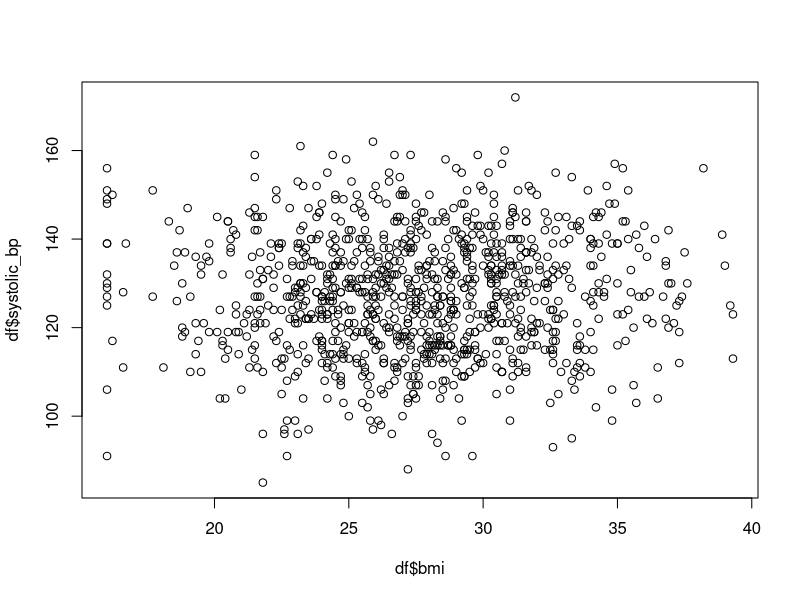
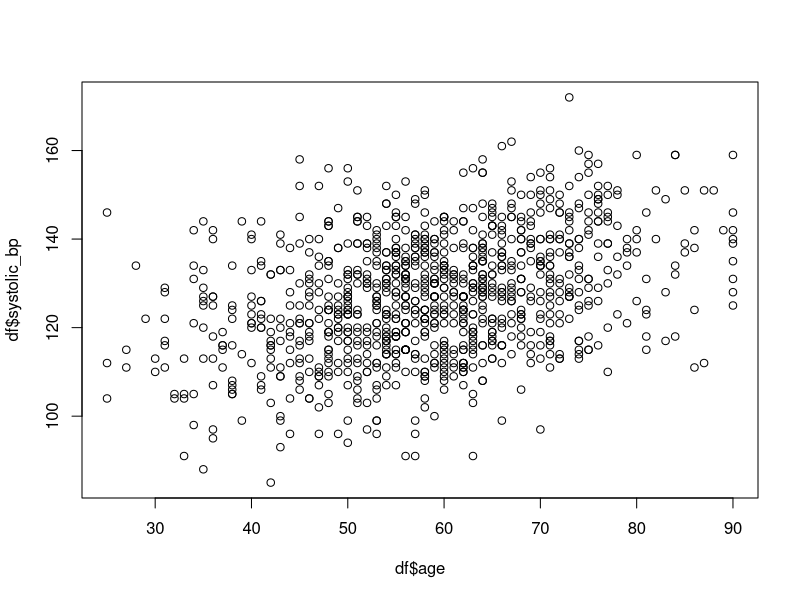
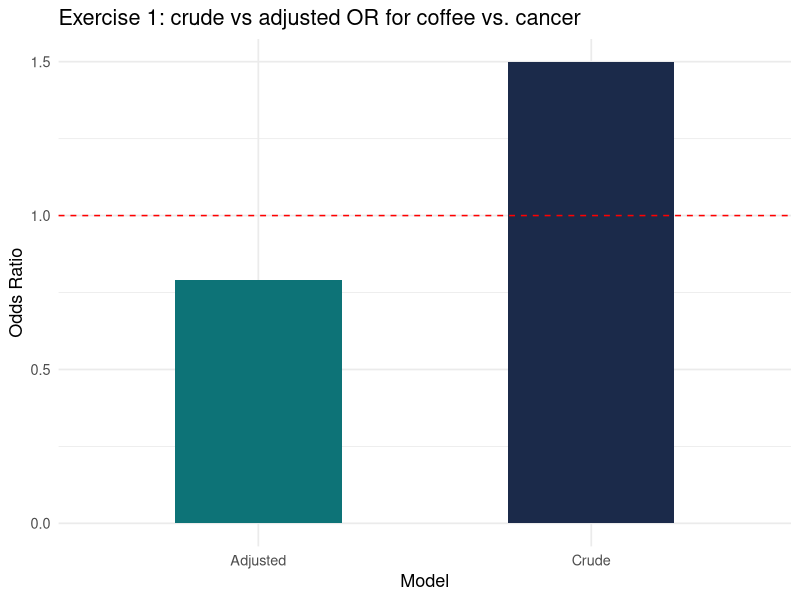
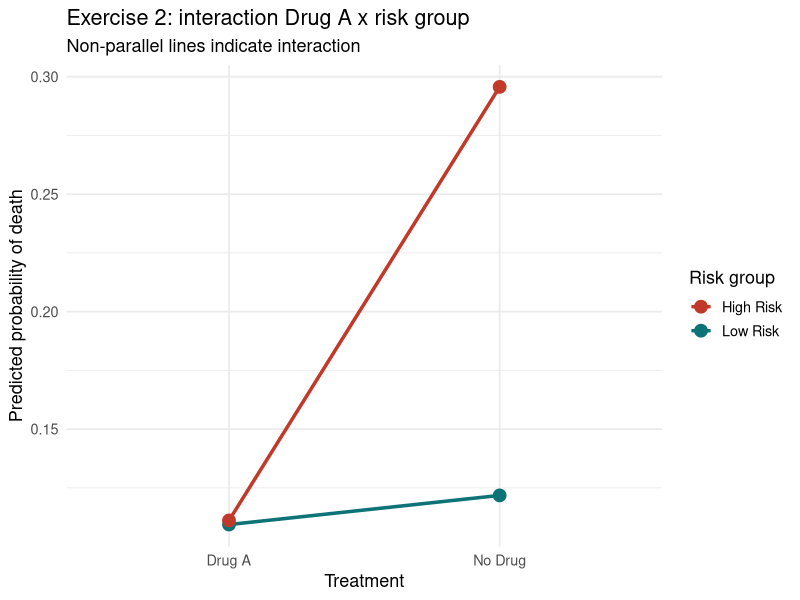
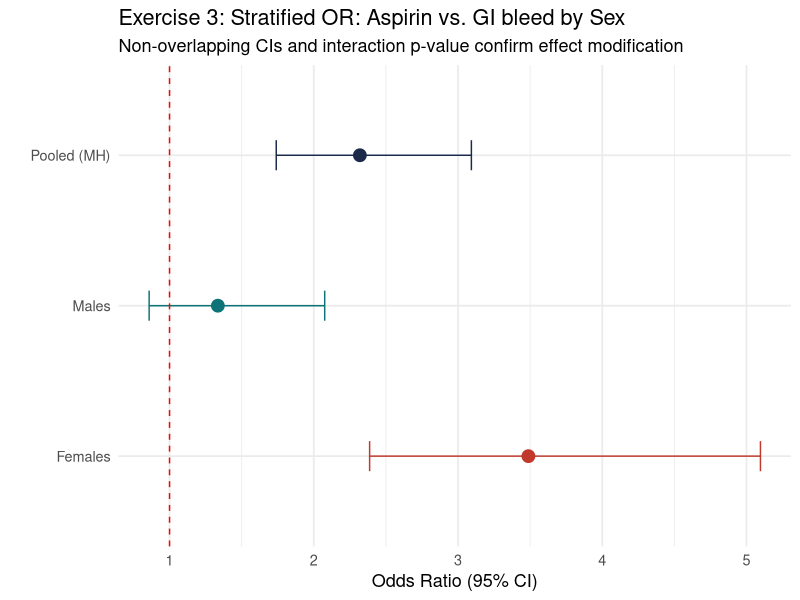
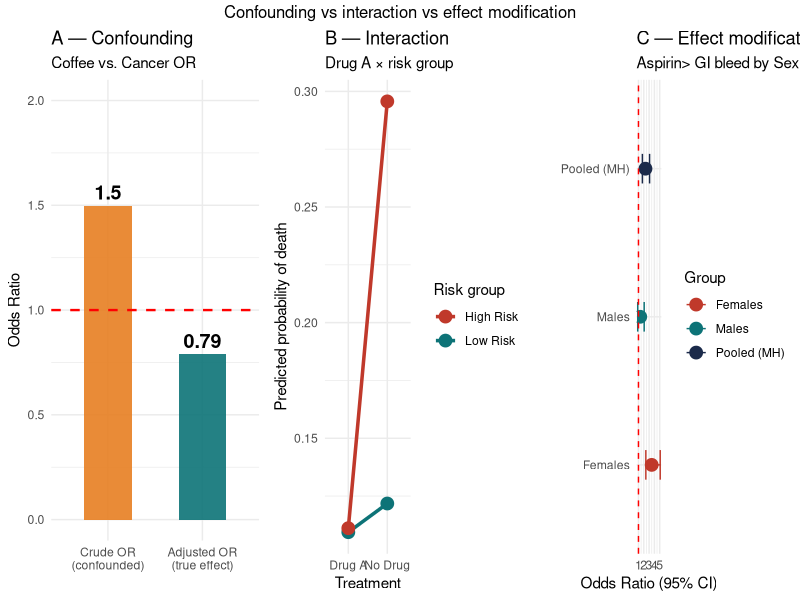

Reproduce these figures in R, in order.
# . . . 
# Author: Giulia N Baldrighi
# R EXERCISES: Confounding, interaction and effect modification
#  
# . . . 
# Packages needed:
#   install.packages(c("tidyverse", "epitools", "epiR", 
#                      "survival", "broom", "ggplot2"))
# 
# LEARNING OBJECTIVES:
#   - Check models' assumptions
#   - Understand linear model and logistic model interpretation
#   - Considering confounding and interaction
#   - Understand differences between regressors' effects
#   - Vizualise the effects
# . . . 

library(tidyverse)
library(epitools)
library(broom)
library(ggplot2)

set.seed(142)  # for reproducibility

# Pre exercise . . . . .. . . 

# Recap: linear model and logistic model 
n<- 1000


# Dataset from last time

# Creating treatment groups
# groups
group <- sample(c("Control", "Drug A", "Drug B"), n,
                replace = TRUE, prob = c(0.33, 0.33, 0.34))

# Demographics variables
age        <- round(rnorm(n, mean = 58, sd = 12))
age        <- pmax(pmin(age, 90), 25)   # clamp 25-90

sex        <- sample(c("Male", "Female"), n, replace = TRUE)

bmi        <- round(rnorm(n, mean = 27.5, sd = 4.5), 1)
bmi        <- pmax(pmin(bmi, 45), 16)

smoker     <- sample(c("Yes", "No", "Ex-smoker"), n,
                     replace = TRUE, prob = c(0.25, 0.55, 0.20))

# Comorbidities
diabetes   <- rbinom(n, 1, prob = ifelse(bmi > 30, 0.40, 0.15))
hypertension <- rbinom(n, 1,
                       prob = ifelse(age > 60, 0.55,
                                     ifelse(age > 45, 0.35, 0.15)))


# Continuous clinical variables (with group effect)
group_effect <- ifelse(group == "Drug A", -8,
                       ifelse(group == "Drug B", -14, 0))

systolic_bp  <- round(130 + group_effect * 0.6 +
                        (age - 58) * 0.4 +
                        diabetes * 8 +
                        rnorm(n, 0, 12))

diastolic_bp <- round(80 + group_effect * 0.3 +
                        rnorm(n, 0, 8))

ldl          <- round(130 + group_effect * 1.2 +
                        rnorm(n, 0, 25), 1)

hdl          <- round(50 - group_effect * 0.3 +
                        rnorm(n, 0, 10), 1)

hba1c        <- round(6.2 + diabetes * 1.8 +
                        (bmi - 27.5) * 0.05 +
                        rnorm(n, 0, 0.6), 1)

creatinine   <- round(abs(rnorm(n, 1.1, 0.25)), 2)

# Outcome
hospitalized <- rbinom(n, 1,
                       prob = plogis(-2 + 0.03 * (age - 58) +
                                       0.05 * diabetes +
                                       0.01 * (systolic_bp - 130) +
                                       ifelse(group == "Drug B", -0.5, 0)))

# Quality of life score (0-100)
qol_score <- round(70 + group_effect * 0.8 +
                     -0.3 * (age - 58) +
                     -5  * diabetes +
                     rnorm(n, 0, 10))
qol_score <- pmax(pmin(qol_score, 100), 0)


# here we have generated all the variables, now we can put all together in a dataset:

# Assemble dataset
df <- tibble(
  id            = 1:n,
  group         = factor(group, levels = c("Control", "Drug A", "Drug B")),
  age           = age,
  sex           = factor(sex),
  bmi           = bmi,
  smoker        = factor(smoker, levels = c("No", "Ex-smoker", "Yes")),
  diabetes      = factor(diabetes, labels = c("No", "Yes")),
  hypertension  = factor(hypertension, labels = c("No", "Yes")),
  systolic_bp   = systolic_bp,
  diastolic_bp  = diastolic_bp,
  ldl           = ldl,
  hdl           = hdl,
  hba1c         = hba1c,
  creatinine    = creatinine,
  qol_score     = qol_score,
  hospitalized  = factor(hospitalized, labels = c("No", "Yes"))
)

View(df)


# Recap
# modello lineare (var. outcome continua)


# y = systolic_bp
# x = bmi/age

# precheck sulla var. indipendente# per vedere se adotatre misure di correzione per deviazioni della distrib dalla normalità 
# o presenza di outlier

plot(df$bmi, df$systolic_bp)
plot(df$age, df$systolic_bp)

# normality check outcome (shapito test)
shapiro.test(df$systolic_bp)

# modello lineare
mod1 <- lm(systolic_bp ~ age, data=df)
summary(mod1)

tidy(mod1) |>
  mutate(across(where(is.numeric), \(x) round(x, 1000))) #|>
  #write.csv("mod1_lm_table.csv", row.names = FALSE)


# testiamo ora un modello logistico (var. binaria)
# attenzione alla categoria di riferiemnto

df$sex
df$diabetes

mod2 <- glm(diabetes ~ sex, data=df, family = binomial)
summary(mod2)

tidy(mod2, exponentiate = TRUE, conf.int = TRUE) |>
  mutate(across(where(is.numeric), \(x) round(x, 3))) #|>
 # write.csv("mod2_glm_table.csv", row.names = FALSE)


# . . . 
# EXERCISE 1: Detecting Confounding
# . . . 
# SCENARIO:
#   We study whether coffee drinking (E) is associated with
#   pancreatic cancer (O). Smoking (C) is a confounder:
#   smokers drink more coffee AND have higher cancer risk.
#
# We will:
#   1. Simulate data with known confounding structure
#   2. Compute crude OR (unadjusted)
#   3. Compute adjusted OR (controlling for smoking)
#   4. Apply the 10% rule to confirm confounding
# . . . 


n <- 2000

# Simulate smoking (confounder) - 30% prevalence
smoking <- rbinom(n, 1, 0.30)

# Coffee drinking (exposure): smokers drink more coffee
# P(coffee | smoker) = 0.70,  P(coffee | non-smoker) = 0.30
p_coffee <- ifelse(smoking == 1, 0.70, 0.30)
coffee <- rbinom(n, 1, p_coffee)

# Pancreatic cancer (outcome):
# Smoking increases risk (OR ~5), coffee has NO TRUE effect
# log-odds base: -4 (rare disease ~1.8%)
log_odds_cancer <- -4 + log(5) * smoking
p_cancer <- plogis(log_odds_cancer)
cancer <- rbinom(n, 1, p_cancer)

df1 <- data.frame(coffee, smoking, cancer)
View(df1)

#  CRUDE MODEL (unadjusted) 
# H0: X (=coffee) non è associato al tumore/ non ha effetto sul tumore al pancreas -> OR=1
# H1: X (=coffee) è associato al tumore / ha effetto significativo -> OR!=1 
crude_model <- glm(cancer ~ coffee, data = df1, family = binomial)
summary(crude_model)
crude_or <- exp(coef(crude_model)["coffee"])


# ADJUSTED MODEL (controlling for smoking) 

adj_model <- glm(cancer ~ coffee + smoking, data = df1, family = binomial)

summary(adj_model)
summary(crude_model)
adj_or <- exp(coef(adj_model)["coffee"])


#  10% RULE 
pct_change <- abs(crude_or - adj_or) / crude_or * 100


print(tidy(adj_model, exponentiate = TRUE, conf.int = TRUE) %>%
        select(term, estimate, conf.low, conf.high, p.value))


# Bar plot: crude vs adjusted OR
or_data <- data.frame(
  Model = c("Crude", "Adjusted"),
  OR    = c(crude_or, adj_or)
)

p1 <- ggplot(or_data, aes(x = Model, y = OR, fill = Model)) +
  geom_bar(stat = "identity", width = 0.5) +
  geom_hline(yintercept = 1, linetype = "dashed", color = "red") +
  scale_fill_manual(values = c("#0D7377", "#1B2A4A")) +
  labs(
    title    = "Exercise 1: crude vs adjusted OR for coffee vs. cancer",
    y        = "Odds Ratio",
    x        = "Model"
  ) +
  theme_minimal(base_size = 13) +
  theme(legend.position = "none")

print(p1)



# . . . 
# EXERCISE 2: Interaction in logistic regression
# . . . 
# SCENARIO:
#   Drug A (E) reduces mortality in a patient population.
#   Patients are either high-risk (C=1) or low-risk (C=0).
#   We hypothesise that Drug A works better in high-risk patients
#   -> i.e., there may be a positive INTERACTION (E × C).
#
# We will:
#   1. Simulate data with a built-in interaction
#   2. Fit a model WITHOUT interaction term
#   3. Fit a model WITH interaction term
#   4. Compare models and interpret β₃
#   5. Compute interaction on both scales (additive, multiplicative)
# . . . 

n2 <- 1500

# High-risk group (C): 40% of patients
high_risk <- rbinom(n2, 1, 0.40)

# Drug A (E): randomly assigned (50/50, like an RCT)
drug_A <- rbinom(n2, 1, 0.50)

# Mortality (outcome):
# Base log-odds: -2 (low risk, no drug)
# High risk adds log(3) to odds
# Drug A alone reduces by log(0.7) = small benefit for low risk
# Drug A * high risk adds an extra benefit: log(0.4) (interaction)
log_odds_death <- -2 +
  log(3.0) * high_risk +
  log(0.7) * drug_A +
  log(0.40) * drug_A * high_risk  # <-- TRUE interaction term

p_death <- plogis(log_odds_death)
death <- rbinom(n2, 1, p_death)

df2 <- data.frame(drug_A, high_risk, death)

# MODEL WITHOUT INTERACTION
model_no_int <- glm(death ~ drug_A + high_risk, data = df2, family = binomial)

print(tidy(model_no_int, exponentiate = TRUE, conf.int = TRUE) %>%
        select(term, estimate, conf.low, conf.high, p.value))


# MODEL WITH INTERACTION 
model_int <- glm(death ~ drug_A * high_risk, data = df2, family = binomial)

print(tidy(model_int, exponentiate = TRUE, conf.int = TRUE) %>%
        select(term, estimate, conf.low, conf.high, p.value))

# Extract interaction term
b3      <- coef(model_int)["drug_A:high_risk"]
b3_or   <- exp(b3)
b3_pval <- summary(model_int)$coefficients["drug_A:high_risk", "Pr(>|z|)"]


# STRATUM-SPECIFIC EFFECTS 
low_df  <- df2 %>% filter(high_risk == 0)
high_df <- df2 %>% filter(high_risk == 1)


or_low  <- exp(coef(glm(death ~ drug_A, data = low_df,  family = binomial))["drug_A"])
or_high <- exp(coef(glm(death ~ drug_A, data = high_df, family = binomial))["drug_A"])

#  RERI (Additive interaction) 
# Need RR estimates from risk ratios rather than OR
# Use log-binomial model for additive scale
rr_model <- glm(death ~ drug_A * high_risk, data = df2, family = poisson(link = "log"))

RR <- exp(coef(rr_model))

RR_10 <- exp(coef(rr_model)["drug_A"])
RR_01 <- exp(coef(rr_model)["high_risk"])
RR_11 <- exp(coef(rr_model)["(Intercept)"] + coef(rr_model)["drug_A"] +
              coef(rr_model)["high_risk"]   + coef(rr_model)["drug_A:high_risk"]) /
         exp(coef(rr_model)["(Intercept)"])

RERI <- RR_11 - RR_10 - RR_01 + 1
RERI

#  Plot for visualizing interaction
pred_data <- expand.grid(drug_A = c(0, 1), high_risk = c(0, 1))
pred_data$pred_prob <- predict(model_int, newdata = pred_data, type = "response")
pred_data$RiskGroup <- ifelse(pred_data$high_risk == 1, "High Risk", "Low Risk")
pred_data$Treatment  <- ifelse(pred_data$drug_A  == 1, "Drug A", "No Drug")

p2 <- ggplot(pred_data, aes(x = Treatment, y = pred_prob,
                             color = RiskGroup, group = RiskGroup)) +
  geom_line(size = 1.2) +
  geom_point(size = 4) +
  scale_color_manual(values = c("High Risk" = "#C0392B", "Low Risk" = "#0D7377")) +
  labs(
    title    = "Exercise 2: interaction Drug A x risk group",
    subtitle = "Non-parallel lines indicate interaction",
    x        = "Treatment",
    y        = "Predicted probability of death",
    color    = "Risk group"
  ) +
  theme_minimal(base_size = 13)

print(p2)


# . . . 
# EXERCISE 3: Effect modification by stratification
# . . . 
# SCENARIO:
#   Aspirin use (E) and GI bleeding (O).
#   Sex is a suspected effect modifier: aspirin may carry
#   higher bleeding risk in females than in males.
#
# We will:
#   1. Simulate data with sex as an effect modifier
#   2. Compute overall (crude) OR
#   3. Compute sex-stratified ORs
#   4. Mantel-Haenszel pooled estimate
#   5. Woolf test of homogeneity
# . . . 


n3 <- 3000
sex     <- rbinom(n3, 1, 0.50)   # 0 = male, 1 = female
aspirin <- rbinom(n3, 1, 0.45)   # ~45% on aspirin

# GI bleeding:
# Base log-odds: -3
# Aspirin effect differs by sex:
#   Males:   OR ~1.5  (log = 0.405)
#   Females: OR ~3.5  (log = 1.253)
# This IS effect modification
log_odds_bleed <- -3 +
  log(1.5) * aspirin * (1 - sex) +
  log(3.5) * aspirin * sex

p_bleed <- plogis(log_odds_bleed)
bleed   <- rbinom(n3, 1, p_bleed)

df3 <- data.frame(aspirin, sex, bleed)

crude3 <- glm(bleed ~ aspirin, data = df3, family = binomial)
crude3_or <- exp(coef(crude3)["aspirin"])

#  STRATIFIED ANALYSIS 
male_df   <- df3 %>% filter(sex == 0)
female_df <- df3 %>% filter(sex == 1)

or_male   <- exp(coef(glm(bleed ~ aspirin, data = male_df,   family = binomial))["aspirin"])
or_female <- exp(coef(glm(bleed ~ aspirin, data = female_df, family = binomial))["aspirin"])


#  FORMAL TEST FOR EFFECT MODIFICATION 
model_em <- glm(bleed ~ aspirin * sex, data = df3, family = binomial)
em_pval  <- summary(model_em)$coefficients["aspirin:sex", "Pr(>|z|)"]

# only aspirin
model0 <- glm(bleed ~ aspirin, data = df3, family = binomial)

print(tidy(model0, exponentiate = TRUE, conf.int = TRUE) %>%
        select(term, estimate, conf.low, conf.high, p.value))

# 0 female
# 1 male 

# model 2
summary(model_em)
print(tidy(model_em, exponentiate = TRUE, conf.int = TRUE) %>%
        select(term, estimate, conf.low, conf.high, p.value))


#  WOOLF TEST (manual χ² of heterogeneity) 
# log(OR) for each stratum + variance
log_or_m <- log(or_male);   var_m <- sum(1 / table(male_df$aspirin,   male_df$bleed))
log_or_f <- log(or_female); var_f <- sum(1 / table(female_df$aspirin, female_df$bleed))

pooled_log_or <- (log_or_m / var_m + log_or_f / var_f) / (1/var_m + 1/var_f)
Q_stat <- (log_or_m - pooled_log_or)^2 / var_m + (log_or_f - pooled_log_or)^2 / var_f
woolf_p <- pchisq(Q_stat, df = 1, lower.tail = FALSE)


#  stratified ORs 
or_df <- data.frame(
  Group = c("Males", "Females", "Pooled (MH)"),
  OR    = c(or_male, or_female, exp(pooled_log_or)),
  Lower = c(exp(log_or_m - 1.96*sqrt(var_m)),
            exp(log_or_f - 1.96*sqrt(var_f)),
            exp(pooled_log_or - 1.96*sqrt(1/(1/var_m + 1/var_f)))),
  Upper = c(exp(log_or_m + 1.96*sqrt(var_m)),
            exp(log_or_f + 1.96*sqrt(var_f)),
            exp(pooled_log_or + 1.96*sqrt(1/(1/var_m + 1/var_f))))
)

p3 <- ggplot(or_df, aes(x = OR, y = Group)) +
  geom_point(aes(color = Group), size = 4) +
  geom_errorbarh(aes(xmin = Lower, xmax = Upper, color = Group), height = 0.2) +
  geom_vline(xintercept = 1, linetype = "dashed", color = "red") +
  scale_color_manual(values = c("Males" = "#0D7377", "Females" = "#C0392B",
                                "Pooled (MH)" = "#1B2A4A")) +
  labs(
    title    = "Exercise 3: Stratified OR: Aspirin vs. GI bleed by Sex",
    subtitle = "Non-overlapping CIs and interaction p-value confirm effect modification",
    x        = "Odds Ratio (95% CI)",
    y        = ""
  ) +
  theme_minimal(base_size = 13) +
  theme(legend.position = "none")

print(p3)

# . . . 
# Comprehensive visualisation of the three effects
# . . . 
# Using the datasets from Ex 1–3, create three combined plots:
#   A. Coefficient comparison (confounding)
#   B. Interaction plot (Exercise 2)
#   C. Stratified effects summary (Exercise 3)
# These three plots together illustrate how confounding,
# interaction, and effect modification look in practice.
# . . . 

library(gridExtra)

# Panel A: Confounding — crude vs adjusted coefficient
coef_df <- data.frame(
  Model       = factor(c("Crude OR\n(confounded)",
                         "Adjusted OR\n(true effect)"), 
                       levels = c("Crude OR\n(confounded)", "Adjusted OR\n(true effect)")),
  OR          = c(crude_or, adj_or),
  Description = c("Includes confounding\nby smoking",
                  "Smoking controlled\n(true null effect)")
)

pA <- ggplot(coef_df, aes(x = Model, y = OR, fill = Model)) +
  geom_bar(stat = "identity", width = 0.5, alpha = 0.9) +
  geom_text(aes(label = round(OR, 2)), vjust = -0.4, size = 5, fontface = "bold") +
  geom_hline(yintercept = 1, linetype = "dashed", color = "red", size = 0.8) +
  scale_fill_manual(values = c("#E67E22", "#0D7377")) +
  ylim(0, max(crude_or, adj_or) + 0.5) +
  labs(title = "A — Confounding", subtitle = "Coffee vs. Cancer OR",
       y = "Odds Ratio", x = "") +
  theme_minimal(base_size = 11) + theme(legend.position = "none")

# Panel B: Interaction — already created as p2 above
pB <- p2 + labs(title = "B — Interaction", subtitle = "Drug A × risk group") +
  theme_minimal(base_size = 11)

# Panel C: Effect modification — already created as p3 above
pC <- p3 + labs(title = "C — Effect modification", subtitle = "Aspirin> GI bleed by Sex") +
  theme_minimal(base_size = 11)

# Combine all three
grid.arrange(pA, pB, pC, ncol = 3,
             top = "Confounding vs interaction vs effect modification")
